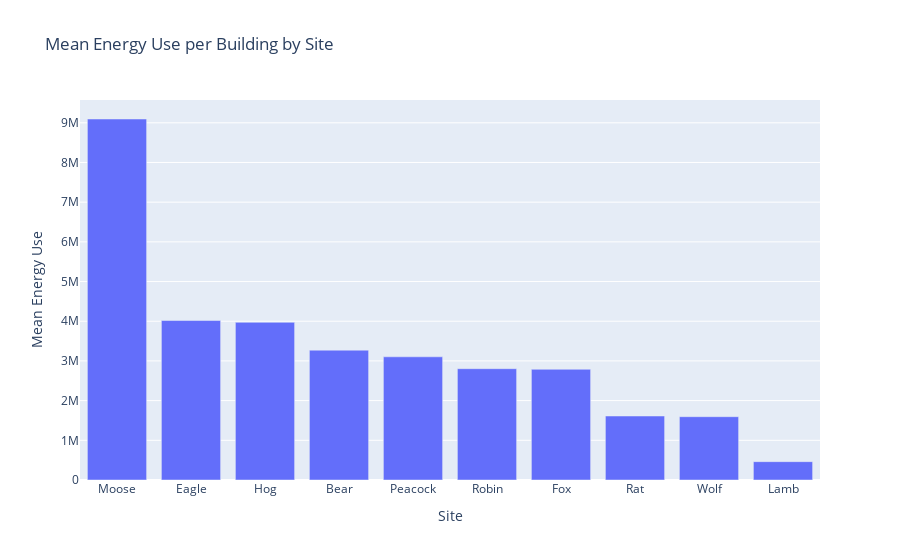

Notebook source saved alongside this figure:
### Markdown cell above
### Mean Energy Use per Building by Site

### Code cell
building_mean_kwh = sitbuildloc.groupby('site')['total_kwh'].mean().sort_values(ascending=False)
building_mean_kwh_df = building_mean_kwh.reset_index()
building_mean_kwh_df.columns = ['Site', 'Mean Energy Use']
fig = px.bar(building_mean_kwh_df, x='Site', y = 'Mean Energy Use', title = 'Mean Energy Use per Building by Site')
fig.show()

### Figure 1 — Plotly figure (JSON) as saved in the notebook; plotly's stock layout.template omitted (floating-point values rounded to 4 significant figures)
{"data": [{"hovertemplate": "Site=%{x}<br>Mean Energy Use=%{y}<extra></extra>", "legendgroup": "", "marker": {"color": "#636efa", "pattern": {"shape": ""}}, "name": "", "orientation": "v", "showlegend": false, "textposition": "auto", "type": "bar", "x": ["Moose", "Eagle", "Hog", "Bear", "Peacock", "Robin", "Fox", "Rat", "Wolf", "Lamb"], "xaxis": "x", "y": [9096000.0, 4018000.0, 3972000.0, 3271000.0, 3104000.0, 2804000.0, 2789000.0, 1612000.0, 1595000.0, 462100.0], "yaxis": "y"}], "layout": {"barmode": "relative", "legend": {"tracegroupgap": 0}, "title": {"text": "Mean Energy Use per Building by Site"}, "xaxis": {"anchor": "y", "domain": [0, 1], "title": {"text": "Site"}}, "yaxis": {"anchor": "x", "domain": [0, 1], "title": {"text": "Mean Energy Use"}}}}
